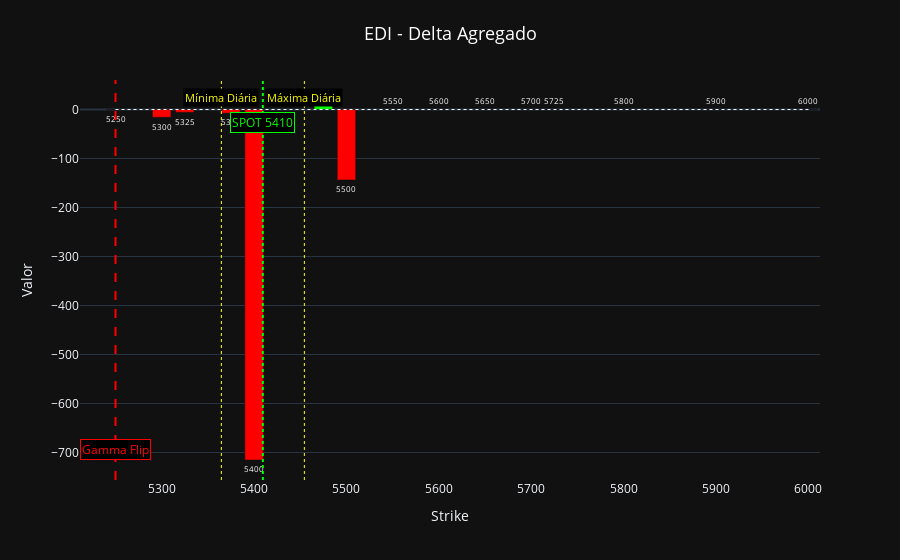

Notebook code for this chart:
### Code cell
# --- GRÁFICO: Delta Agregado ---
# Soma do Delta de todas as opções por strike.
try:
    if 'fig3' in globals():
        traces = []
        idxs = [0]
        for i in idxs:
            if i < len(f3_data):
                import copy
                t = copy.deepcopy(f3_data[i])
                t.visible = True
                traces.append(t)
        
        if traces:
            fig_sub = go.Figure(data=traces)
            fig_sub.update_layout(
                template='plotly_dark', 
                title=dict(text='EDI - Delta Agregado', font=dict(color='white', size=18), x=0.5),
                xaxis_title='Strike', 
                yaxis_title='Valor',
                shapes=common_shapes,
                annotations=common_annos,
                barmode='overlay',
                margin=dict(t=80)
            )
            # Adicionar Walls extras para OI e Visão Completa
            if 'OI' in 'Delta Agregado' or 'Completa' in 'Delta Agregado':
                if 'wall_lines' in globals(): 
                    for w in wall_lines: fig_sub.add_shape(w)
            fig_sub.show()
    else:
        print('fig3 não está definido.')
except Exception as e: print(f'Erro: {e}')

### Figure 1 — Plotly figure (JSON) as saved in the notebook; plotly's stock layout.template omitted (floating-point values rounded to 4 significant figures)
{"data": [{"cliponaxis": false, "hovertemplate": "Strike %{x:.0f}<br>Valor %{y:.0f}", "marker": {"color": ["red", "red", "red", "red", "red", "lime", "red", "lime", "lime", "lime", "lime", "lime", "lime", "lime", "lime"]}, "name": "Delta Agregado", "text": ["5250", "5300", "5325", "5375", "5400", "5475", "5500", "5550", "5600", "5650", "5700", "5725", "5800", "5900", "6000"], "textfont": {"color": "white", "size": 11}, "textposition": "outside", "type": "bar", "visible": true, "x": [5250.0, 5300.0, 5325.0, 5375.0, 5400.0, 5475.0, 5500.0, 5550.0, 5600.0, 5650.0, 5700.0, 5725.0, 5800.0, 5900.0, 6000.0], "y": [-0.5762, -15.92, -5.703, -7.429, -715.3, 19.39, -143.8, 0.3206, 0.07797, 3.285e-05, 3.605e-06, 2.626e-09, 1.551e-14, 8.493e-22, 3.136e-33]}], "layout": {"annotations": [{"bgcolor": "black", "bordercolor": "lime", "font": {"color": "lime", "size": 12}, "showarrow": false, "text": "SPOT 5410", "x": 5410.0, "xref": "x", "y": 0.92, "yref": "paper"}, {"bgcolor": "black", "font": {"color": "yellow", "size": 11}, "showarrow": false, "text": "Mínima Diária", "x": 5365.0, "xref": "x", "y": 0.98, "yref": "paper"}, {"bgcolor": "black", "font": {"color": "yellow", "size": 11}, "showarrow": false, "text": "Máxima Diária", "x": 5454.0, "xref": "x", "y": 0.98, "yref": "paper"}, {"bgcolor": "black", "bordercolor": "red", "font": {"color": "red", "size": 12}, "showarrow": false, "text": "Gamma Flip", "x": 5250, "xref": "x", "y": 0.05, "yref": "paper"}], "barmode": "overlay", "margin": {"t": 80}, "shapes": [{"line": {"color": "lime", "dash": "dot", "width": 2}, "type": "line", "x0": 5410.0, "x1": 5410.0, "xref": "x", "y0": 0, "y1": 1, "yref": "paper"}, {"line": {"color": "white", "dash": "dot", "width": 1}, "type": "line", "x0": 5250, "x1": 6000, "y0": 0, "y1": 0}, {"line": {"color": "yellow", "dash": "dot", "width": 1}, "type": "line", "x0": 5365.0, "x1": 5365.0, "xref": "x", "y0": 0, "y1": 1, "yref": "paper"}, {"line": {"color": "yellow", "dash": "dot", "width": 1}, "type": "line", "x0": 5454.0, "x1": 5454.0, "xref": "x", "y0": 0, "y1": 1, "yref": "paper"}, {"line": {"color": "red", "dash": "dash", "width": 2}, "type": "line", "x0": 5250, "x1": 5250, "xref": "x", "y0": 0, "y1": 1, "yref": "paper"}], "title": {"font": {"color": "white", "size": 18}, "text": "EDI - Delta Agregado", "x": 0.5}, "xaxis": {"title": {"text": "Strike"}}, "yaxis": {"title": {"text": "Valor"}}}}
